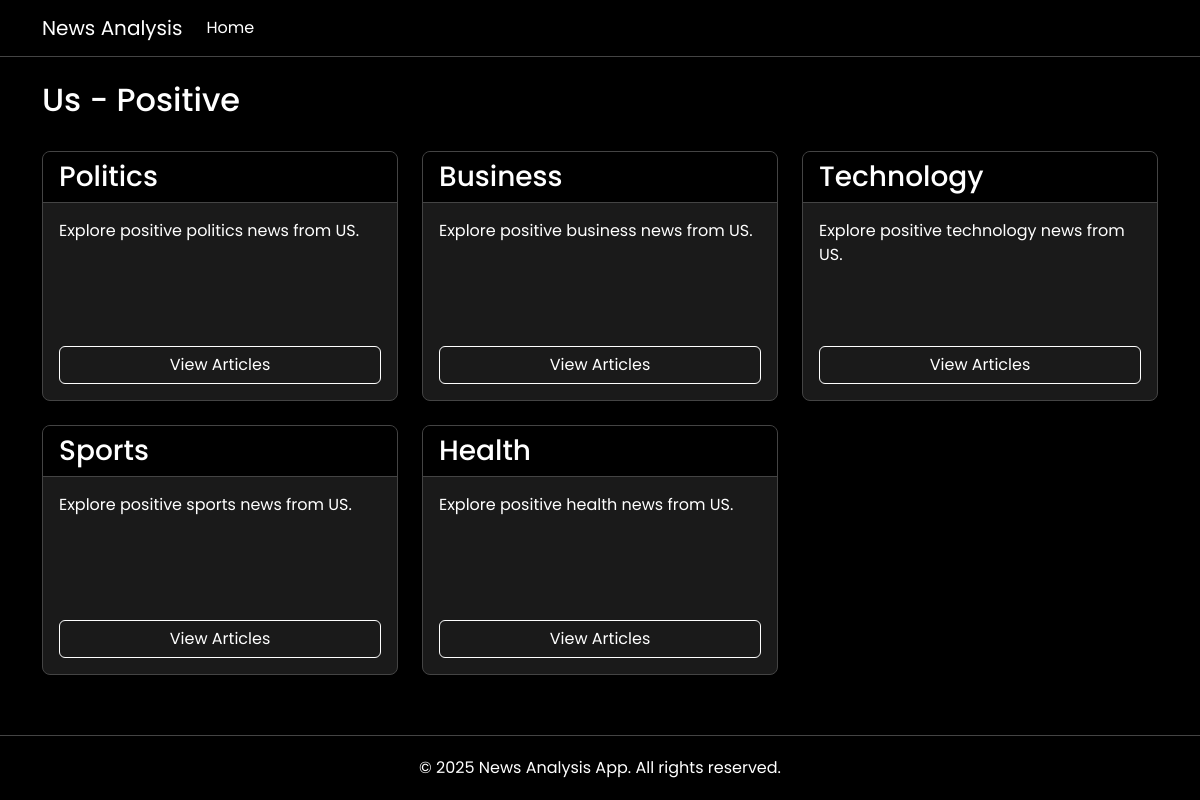
The page /us/positive/ on the database its author committed.
### newsapp/models.py (models this page shows, shortened)
class Region(models.Model):
    name = models.CharField(max_length=20, choices=REGION_CHOICES, unique=True)
    def __str__(self):
        return self.name

class Sentiment(models.Model):
    name = models.CharField(max_length=3, choices=SENTIMENT_CHOICES)
    region = models.ForeignKey(Region, on_delete=models.CASCADE, related_name='sentiments')

class Category(models.Model):
    name = models.CharField(max_length=50)
    sentiment = models.ForeignKey(Sentiment, on_delete=models.CASCADE, related_name='categories')

### newsapp/views.py (the view)
# urls.py: path('<str:region_name>/<str:sentiment_name>/', views.sentiment_view, name='sentiment'),
def sentiment_view(request, region_name, sentiment_name):
    region = get_object_or_404(Region, name=region_name.upper())
    sentiment_map = {'positive': 'POS', 'negative': 'NEG', 'neutral': 'NEU'}
    sentiment_code = sentiment_map.get(sentiment_name.lower())
    sentiment = get_object_or_404(Sentiment, region=region, name=sentiment_code)
    categories = Category.objects.filter(sentiment=sentiment)
    context = {
        'region': region,
        'sentiment': sentiment,
        'categories': categories,
    }
    return render(request, 'sentiment.html', context)

### newsapp/templates/sentiment.html
{% extends "base.html" %}
{% block content %}
<div class="row mb-4">
  <div class="col-md-12">
    <h2>{{ region.name.capitalize }} - {{ sentiment.get_name_display.capitalize }}</h2>
  </div>
</div>
{% if categories %}
  <div class="row">
    {% for category in categories %}
      <div class="col-md-4 mb-4">
        <div class="card news-card">
          <div class="card-header">
            <h3 class="mb-0">{{ category.name }}</h3>
          </div>
          <div class="card-body d-flex flex-column">
            <p class="card-text">Explore {{ sentiment.get_name_display|lower }} {{ category.name|lower }} news from {{ region }}.</p>
            <div class="d-grid mt-auto">
              <a href="{% url 'category' region.name.lower sentiment.get_name_display|lower category.name|lower %}" class="btn btn-outline-light">
                View Articles
              </a>
            </div>
          </div>
        </div>
      </div>
    {% endfor %}
  </div>
{% else %}
  <div class="alert alert-info">
    <p>No categories found for {{ sentiment.get_name_display|lower }} news from {{ region }}.</p>
  </div>
{% endif %}
{% endblock %}

### newsapp/templates/base.html (shortened to what this page needs)
<!doctype html>
<html lang="en">
  <head>
    <link href="https://cdn.jsdelivr.net/npm/bootstrap@5.3.3/dist/css/bootstrap.min.css" rel="stylesheet">
    <link rel="stylesheet" href="https://cdn.jsdelivr.net/npm/bootstrap-icons@1.11.1/font/bootstrap-icons.css">
  </head>
  <body>
    {% include 'navbar.html' %}
    <div class="container content mt-4">
      {% block content %}
      {% endblock %}
    </div>
    <footer class="footer text-center">
      <div class="container">
        <p class="mb-0">&copy; {% now "Y" %} News Analysis App. All rights reserved.</p>
      </div>
    </footer>
  </body>
</html>

### newsapp/templates/navbar.html (shortened to what this page needs)
<nav class="navbar navbar-expand-lg navbar-dark" style="background-color: #000000; border-bottom: 1px solid #444444;">
  <div class="container">
    <a class="navbar-brand" href="{% url 'home' %}">
      News Analysis
    </a>
    <div class="collapse navbar-collapse" id="navbarSupportedContent">
      <ul class="navbar-nav me-auto mb-2 mb-lg-0">
        <li class="nav-item">
          <a class="nav-link active" aria-current="page" href="{% url 'home' %}">Home</a>
        </li>
      </div>
    </div>
</nav>

### newsapp/templates/base.html (style rules this page uses)
:root { --primary-color: #000000; --secondary-color: #1a1a1a; --accent-color: #333333; --text-color: #ffffff; --border-color: #444444; --success-color: #000000; --danger-color: #000000; --neutral-color: #000000; --hover-color: #333333; }
body { min-height: 100vh; display: flex; flex-direction: column; font-family: 'Poppins', sans-serif; background-color: #000000; color: #ffffff; }
.content { flex: 1; }
.footer { margin-top: auto; padding: 20px 0; background-color: var(--primary-color); color: #ffffff; border-top: 1px solid var(--border-color); }
.card { background-color: var(--secondary-color); border: 1px solid var(--border-color); border-radius: 8px; height: 100%; transition: transform 0.2s, box-shadow 0.2s; color: #ffffff; }
.card-header { background-color: var(--primary-color); border-bottom: 1px solid var(--border-color); font-weight: 500; color: #ffffff; }
.btn-outline-light { border-color: white; color: white; }
.news-card { height: 250px; overflow: hidden; }
a { color: #ffffff; text-decoration: none; }
h1, h2, h3, h4, h5, h6, p { color: #ffffff; }

### rows shown on the page
Region: name "Us", name "US"
Sentiment: name "Positive", name "positive"
Category: name "Politics", name "politics"
Category: name "Business", name "business"
Category: name "Technology", name "technology"
Category: name "Sports", name "sports"
Category: name "Health", name "health"
